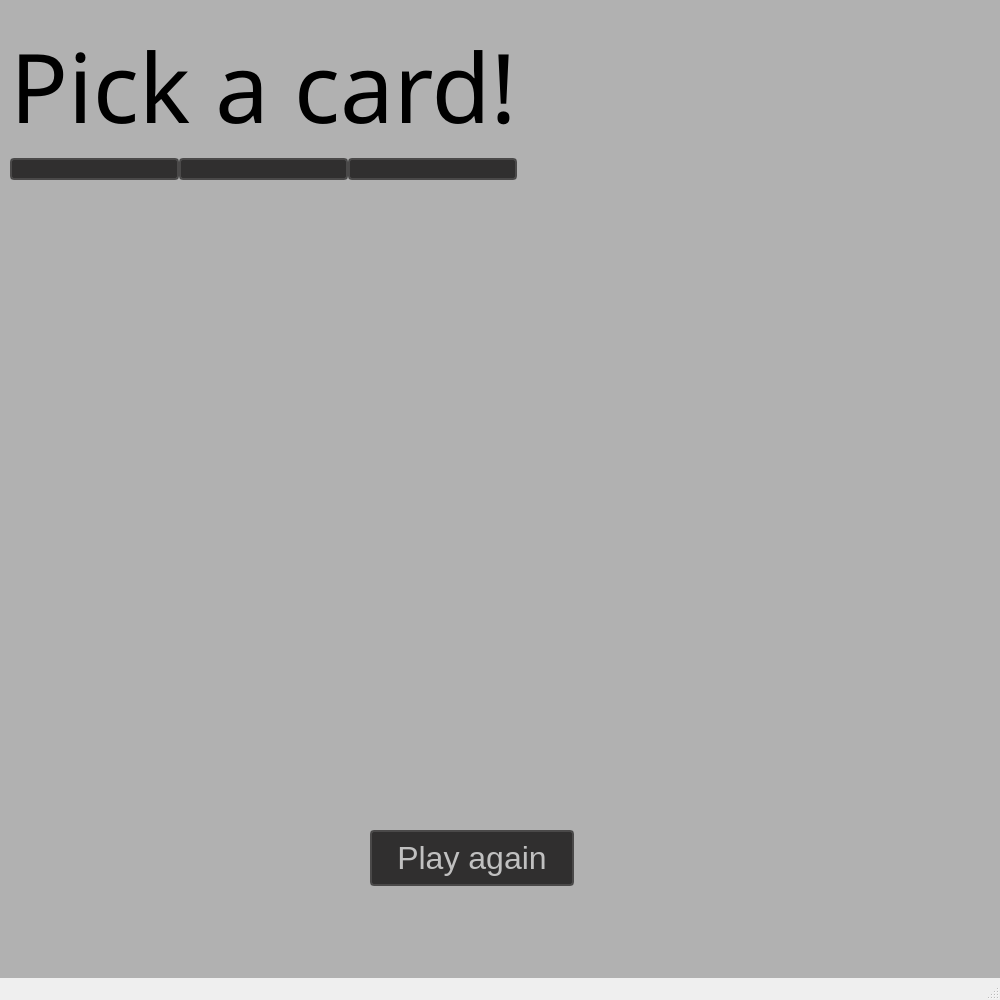
<?xml version="1.0" encoding="UTF-8"?>
<ui version="4.0">
 <class>MainWindow</class>
 <widget class="QMainWindow" name="MainWindow">
  <property name="enabled">
   <bool>true</bool>
  </property>
  <property name="geometry">
   <rect>
    <x>0</x>
    <y>0</y>
    <width>1000</width>
    <height>1000</height>
   </rect>
  </property>
  <property name="maximumSize">
   <size>
    <width>11500000</width>
    <height>9000000</height>
   </size>
  </property>
  <property name="windowTitle">
   <string>MainWindow</string>
  </property>
  <property name="styleSheet">
   <string notr="true">#centralwidget{
background-color:rgb(177, 177, 177);
}

QPushButton
{
    color: silver;
    background-color: #302F2F;
    border-width: 2px;
    border-color: #4A4949;
    border-style: solid;
    padding-top: 2px;
    padding-bottom: 2px;
    padding-left: 10px;
    padding-right: 10px;
    border-radius: 4px;
    /* outline: none; */
    /* min-width: 40px; */
}

#rock_btn,
#paper_btn:hover,
#scissors_btn:hover
QPushButton:hover{
	box-shadow: 5px 5px 5px;
}</string>
  </property>
  <widget class="QWidget" name="centralwidget">
   <widget class="QLabel" name="rock_card">
    <property name="geometry">
     <rect>
      <x>470</x>
      <y>30</y>
      <width>0</width>
      <height>311</height>
     </rect>
    </property>
    <property name="text">
     <string/>
    </property>
    <property name="pixmap">
     <pixmap>Rock.png</pixmap>
    </property>
    <property name="scaledContents">
     <bool>true</bool>
    </property>
   </widget>
   <widget class="QLabel" name="scissors_card">
    <property name="geometry">
     <rect>
      <x>470</x>
      <y>30</y>
      <width>0</width>
      <height>311</height>
     </rect>
    </property>
    <property name="text">
     <string/>
    </property>
    <property name="pixmap">
     <pixmap>Scissors.png</pixmap>
    </property>
    <property name="scaledContents">
     <bool>true</bool>
    </property>
   </widget>
   <widget class="QLabel" name="paper_card">
    <property name="geometry">
     <rect>
      <x>470</x>
      <y>30</y>
      <width>0</width>
      <height>311</height>
     </rect>
    </property>
    <property name="text">
     <string/>
    </property>
    <property name="pixmap">
     <pixmap>Paper.png</pixmap>
    </property>
    <property name="scaledContents">
     <bool>true</bool>
    </property>
   </widget>
   <widget class="QWidget" name="verticalLayoutWidget">
    <property name="geometry">
     <rect>
      <x>10</x>
      <y>0</y>
      <width>991</width>
      <height>831</height>
     </rect>
    </property>
    <layout class="QVBoxLayout" name="verticalLayout">
     <property name="sizeConstraint">
      <enum>QLayout::SetFixedSize</enum>
     </property>
     <item>
      <widget class="QLabel" name="ai_card">
       <property name="maximumSize">
        <size>
         <width>240</width>
         <height>311</height>
        </size>
       </property>
       <property name="text">
        <string/>
       </property>
       <property name="pixmap">
        <pixmap>back.jpg</pixmap>
       </property>
       <property name="scaledContents">
        <bool>true</bool>
       </property>
      </widget>
     </item>
     <item>
      <widget class="QLabel" name="label">
       <property name="maximumSize">
        <size>
         <width>700</width>
         <height>145</height>
        </size>
       </property>
       <property name="font">
        <font>
         <family>Rockwell</family>
         <pointsize>72</pointsize>
         <weight>50</weight>
         <bold>false</bold>
        </font>
       </property>
       <property name="cursor">
        <cursorShape>ArrowCursor</cursorShape>
       </property>
       <property name="text">
        <string>Pick a card!</string>
       </property>
      </widget>
     </item>
     <item>
      <layout class="QHBoxLayout" name="horizontalLayout_3">
       <property name="spacing">
        <number>0</number>
       </property>
       <item>
        <widget class="QPushButton" name="rock_btn">
         <property name="maximumSize">
          <size>
           <width>240</width>
           <height>311</height>
          </size>
         </property>
         <property name="cursor">
          <cursorShape>PointingHandCursor</cursorShape>
         </property>
         <property name="toolTip">
          <string>&lt;html&gt;&lt;head/&gt;&lt;body&gt;&lt;p&gt;choose ROCK !&lt;/p&gt;&lt;/body&gt;&lt;/html&gt;</string>
         </property>
         <property name="autoFillBackground">
          <bool>false</bool>
         </property>
         <property name="text">
          <string/>
         </property>
         <property name="icon">
          <iconset>
           <normaloff>Rock.png</normaloff>Rock.png</iconset>
         </property>
         <property name="iconSize">
          <size>
           <width>500</width>
           <height>500</height>
          </size>
         </property>
        </widget>
       </item>
       <item>
        <widget class="QPushButton" name="scissors_btn">
         <property name="maximumSize">
          <size>
           <width>240</width>
           <height>311</height>
          </size>
         </property>
         <property name="cursor">
          <cursorShape>PointingHandCursor</cursorShape>
         </property>
         <property name="toolTip">
          <string>&lt;html&gt;&lt;head/&gt;&lt;body&gt;&lt;p&gt;choose Scissors&lt;/p&gt;&lt;/body&gt;&lt;/html&gt;</string>
         </property>
         <property name="autoFillBackground">
          <bool>false</bool>
         </property>
         <property name="text">
          <string/>
         </property>
         <property name="icon">
          <iconset>
           <normaloff>Scissors.png</normaloff>Scissors.png</iconset>
         </property>
         <property name="iconSize">
          <size>
           <width>500</width>
           <height>500</height>
          </size>
         </property>
        </widget>
       </item>
       <item>
        <widget class="QPushButton" name="paper_btn">
         <property name="maximumSize">
          <size>
           <width>240</width>
           <height>311</height>
          </size>
         </property>
         <property name="cursor">
          <cursorShape>PointingHandCursor</cursorShape>
         </property>
         <property name="toolTip">
          <string>&lt;html&gt;&lt;head/&gt;&lt;body&gt;&lt;p&gt;choose paper&lt;/p&gt;&lt;/body&gt;&lt;/html&gt;</string>
         </property>
         <property name="autoFillBackground">
          <bool>false</bool>
         </property>
         <property name="text">
          <string/>
         </property>
         <property name="icon">
          <iconset>
           <normaloff>Paper.png</normaloff>Paper.png</iconset>
         </property>
         <property name="iconSize">
          <size>
           <width>500</width>
           <height>500</height>
          </size>
         </property>
        </widget>
       </item>
      </layout>
     </item>
    </layout>
   </widget>
   <widget class="QPushButton" name="reset">
    <property name="enabled">
     <bool>true</bool>
    </property>
    <property name="geometry">
     <rect>
      <x>370</x>
      <y>830</y>
      <width>204</width>
      <height>56</height>
     </rect>
    </property>
    <property name="font">
     <font>
      <pointsize>24</pointsize>
     </font>
    </property>
    <property name="text">
     <string>Play again</string>
    </property>
   </widget>
  </widget>
  <widget class="QStatusBar" name="statusbar"/>
 </widget>
 <resources/>
 <connections/>
</ui>
